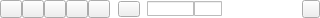
<?xml version="1.0" encoding="UTF-8"?>
<ui version="4.0">
 <class>ControlButtonsWidget</class>
 <widget class="QWidget" name="ControlButtonsWidget">
  <property name="geometry">
   <rect>
    <x>0</x>
    <y>0</y>
    <width>320</width>
    <height>18</height>
   </rect>
  </property>
  <property name="sizePolicy">
   <sizepolicy hsizetype="MinimumExpanding" vsizetype="Preferred">
    <horstretch>0</horstretch>
    <verstretch>0</verstretch>
   </sizepolicy>
  </property>
  <property name="minimumSize">
   <size>
    <width>222</width>
    <height>17</height>
   </size>
  </property>
  <property name="maximumSize">
   <size>
    <width>320</width>
    <height>18</height>
   </size>
  </property>
  <property name="palette">
   <palette>
    <active>
     <colorrole role="Window">
      <brush brushstyle="SolidPattern">
       <color alpha="0">
        <red>239</red>
        <green>240</green>
        <blue>241</blue>
       </color>
      </brush>
     </colorrole>
    </active>
    <inactive>
     <colorrole role="Window">
      <brush brushstyle="SolidPattern">
       <color alpha="0">
        <red>239</red>
        <green>240</green>
        <blue>241</blue>
       </color>
      </brush>
     </colorrole>
    </inactive>
    <disabled>
     <colorrole role="Base">
      <brush brushstyle="SolidPattern">
       <color alpha="0">
        <red>239</red>
        <green>240</green>
        <blue>241</blue>
       </color>
      </brush>
     </colorrole>
     <colorrole role="Window">
      <brush brushstyle="SolidPattern">
       <color alpha="0">
        <red>239</red>
        <green>240</green>
        <blue>241</blue>
       </color>
      </brush>
     </colorrole>
    </disabled>
   </palette>
  </property>
  <property name="windowTitle">
   <string>Form</string>
  </property>
  <layout class="QHBoxLayout" name="horizontalLayout">
   <property name="spacing">
    <number>0</number>
   </property>
   <property name="leftMargin">
    <number>0</number>
   </property>
   <property name="topMargin">
    <number>0</number>
   </property>
   <property name="rightMargin">
    <number>0</number>
   </property>
   <property name="bottomMargin">
    <number>0</number>
   </property>
   <item>
    <widget class="QWidget" name="playControlsContainer" native="true">
     <property name="minimumSize">
      <size>
       <width>222</width>
       <height>17</height>
      </size>
     </property>
     <property name="maximumSize">
      <size>
       <width>222</width>
       <height>18</height>
      </size>
     </property>
     <layout class="QHBoxLayout" name="horizontalLayout_2">
      <property name="spacing">
       <number>0</number>
      </property>
      <property name="leftMargin">
       <number>0</number>
      </property>
      <property name="topMargin">
       <number>0</number>
      </property>
      <property name="rightMargin">
       <number>0</number>
      </property>
      <property name="bottomMargin">
       <number>0</number>
      </property>
      <item>
       <widget class="QPushButton" name="backButton">
        <property name="minimumSize">
         <size>
          <width>22</width>
          <height>18</height>
         </size>
        </property>
        <property name="maximumSize">
         <size>
          <width>22</width>
          <height>18</height>
         </size>
        </property>
        <property name="styleSheet">
         <string notr="true">#backButton {
	background-color: transparent;
	border-image: url(:assets/prev.png);
	background: none;
	background-repeat: none;
}

#backButton:pressed {
	border-image: url(:assets/prev_p.png);
}</string>
        </property>
        <property name="text">
         <string/>
        </property>
       </widget>
      </item>
      <item>
       <widget class="QPushButton" name="playButton">
        <property name="minimumSize">
         <size>
          <width>22</width>
          <height>18</height>
         </size>
        </property>
        <property name="maximumSize">
         <size>
          <width>22</width>
          <height>18</height>
         </size>
        </property>
        <property name="styleSheet">
         <string notr="true">#playButton {
	background-color: transparent;
	border-image: url(:assets/play.png);
	background: none;
	background-repeat: none;
}

#playButton:pressed {
	border-image: url(:assets/play_p.png);
}</string>
        </property>
        <property name="text">
         <string/>
        </property>
       </widget>
      </item>
      <item>
       <widget class="QPushButton" name="pauseButton">
        <property name="minimumSize">
         <size>
          <width>22</width>
          <height>18</height>
         </size>
        </property>
        <property name="maximumSize">
         <size>
          <width>22</width>
          <height>18</height>
         </size>
        </property>
        <property name="styleSheet">
         <string notr="true">#pauseButton {
	background-color: transparent;
	border-image: url(:assets/pause.png);
	background: none;
	background-repeat: none;
}

#pauseButton:pressed {
	border-image: url(:assets/pause_p.png);
}</string>
        </property>
        <property name="text">
         <string/>
        </property>
       </widget>
      </item>
      <item>
       <widget class="QPushButton" name="stopButton">
        <property name="minimumSize">
         <size>
          <width>22</width>
          <height>18</height>
         </size>
        </property>
        <property name="maximumSize">
         <size>
          <width>22</width>
          <height>18</height>
         </size>
        </property>
        <property name="styleSheet">
         <string notr="true">#stopButton {
	background-color: transparent;
	border-image: url(:assets/stop.png);
	background: none;
	background-repeat: none;
}

#stopButton:pressed {
	border-image: url(:assets/stop_p.png);
}</string>
        </property>
        <property name="text">
         <string/>
        </property>
       </widget>
      </item>
      <item>
       <widget class="QPushButton" name="nextButton">
        <property name="minimumSize">
         <size>
          <width>22</width>
          <height>18</height>
         </size>
        </property>
        <property name="maximumSize">
         <size>
          <width>22</width>
          <height>18</height>
         </size>
        </property>
        <property name="styleSheet">
         <string notr="true">#nextButton {
	background-color: transparent;
	border-image: url(:assets/next.png);
	background: none;
	background-repeat: none;
}

#nextButton:pressed {
	border-image: url(:assets/next_p.png);
}</string>
        </property>
        <property name="text">
         <string/>
        </property>
       </widget>
      </item>
      <item>
       <spacer name="horizontalSpacer1">
        <property name="orientation">
         <enum>Qt::Horizontal</enum>
        </property>
        <property name="sizeType">
         <enum>QSizePolicy::MinimumExpanding</enum>
        </property>
        <property name="sizeHint" stdset="0">
         <size>
          <width>6</width>
          <height>1</height>
         </size>
        </property>
       </spacer>
      </item>
      <item>
       <widget class="QPushButton" name="openButton">
        <property name="minimumSize">
         <size>
          <width>22</width>
          <height>16</height>
         </size>
        </property>
        <property name="maximumSize">
         <size>
          <width>22</width>
          <height>16</height>
         </size>
        </property>
        <property name="styleSheet">
         <string notr="true">#openButton {
	background-color: transparent;
	border-image: url(:assets/open.png);
	background: none;
	background-repeat: none;
}

#openButton:pressed {
	border-image: url(:assets/open_p.png);
}</string>
        </property>
        <property name="text">
         <string/>
        </property>
       </widget>
      </item>
      <item>
       <spacer name="horizontalSpacer2">
        <property name="orientation">
         <enum>Qt::Horizontal</enum>
        </property>
        <property name="sizeType">
         <enum>QSizePolicy::MinimumExpanding</enum>
        </property>
        <property name="sizeHint" stdset="0">
         <size>
          <width>7</width>
          <height>1</height>
         </size>
        </property>
       </spacer>
      </item>
      <item>
       <widget class="QCheckBox" name="shuffleButton">
        <property name="minimumSize">
         <size>
          <width>47</width>
          <height>15</height>
         </size>
        </property>
        <property name="maximumSize">
         <size>
          <width>47</width>
          <height>15</height>
         </size>
        </property>
        <property name="styleSheet">
         <string notr="true">QCheckBox {
    spacing: 0px;
}

QCheckBox::indicator {
    width: 47px;
    height: 15px;
}

QCheckBox::indicator:unchecked {
    image: url(:assets/shuffle_off.png);
}

QCheckBox::indicator:unchecked:hover {
    image: url(:assets/shuffle_off.png);
}

QCheckBox::indicator:unchecked:pressed {
    image: url(:assets/shuffle_off_p.png);
}

QCheckBox::indicator:checked {
    image: url(:assets/shuffle_on.png);
}

QCheckBox::indicator:checked:hover {
    image: url(:assets/shuffle_on.png);
}

QCheckBox::indicator:checked:pressed {
    image: url(:assets/shuffle_on_p.png);
}

QCheckBox::indicator:indeterminate:hover {
    image:  url(:assets/shuffle_off.png);
}

QCheckBox::indicator:indeterminate:pressed {
    image:  url(:assets/shuffle_off_p.png);
}</string>
        </property>
        <property name="text">
         <string/>
        </property>
       </widget>
      </item>
      <item>
       <widget class="QCheckBox" name="repeatButton">
        <property name="minimumSize">
         <size>
          <width>28</width>
          <height>15</height>
         </size>
        </property>
        <property name="maximumSize">
         <size>
          <width>28</width>
          <height>15</height>
         </size>
        </property>
        <property name="styleSheet">
         <string notr="true">QCheckBox {
    spacing: 0px;
}

QCheckBox::indicator {
    width: 28px;
    height: 15px;
}

QCheckBox::indicator:unchecked {
    image: url(:assets/repeat_off.png);
}

QCheckBox::indicator:unchecked:hover {
    image: url(:assets/repeat_off.png);
}

QCheckBox::indicator:unchecked:pressed {
    image: url(:assets/repeat_off_p.png);
}

QCheckBox::indicator:checked {
    image: url(:assets/repeat_on.png);
}

QCheckBox::indicator:checked:hover {
    image: url(:assets/repeat_on.png);
}

QCheckBox::indicator:checked:pressed {
    image: url(:assets/repeat_on_p.png);
}

QCheckBox::indicator:indeterminate:hover {
    image:  url(:assets/repeat_off.png);
}

QCheckBox::indicator:indeterminate:pressed {
    image:  url(:assets/repeat_off_p.png);
}</string>
        </property>
        <property name="text">
         <string/>
        </property>
       </widget>
      </item>
     </layout>
    </widget>
   </item>
   <item>
    <spacer name="horizontalSpacer">
     <property name="orientation">
      <enum>Qt::Horizontal</enum>
     </property>
     <property name="sizeType">
      <enum>QSizePolicy::Expanding</enum>
     </property>
     <property name="sizeHint" stdset="0">
      <size>
       <width>40</width>
       <height>1</height>
      </size>
     </property>
    </spacer>
   </item>
   <item>
    <widget class="QPushButton" name="logoButton">
     <property name="minimumSize">
      <size>
       <width>18</width>
       <height>18</height>
      </size>
     </property>
     <property name="maximumSize">
      <size>
       <width>18</width>
       <height>18</height>
      </size>
     </property>
     <property name="styleSheet">
      <string notr="true">#logoButton {
	background-color: transparent;
	border-image: url(:assets/logoButton.png);
	background: none;
	background-repeat: none;
}

#logoButton:pressed {
	border-image: url(:assets/logoButton.png);
}</string>
     </property>
     <property name="text">
      <string/>
     </property>
    </widget>
   </item>
  </layout>
 </widget>
 <resources/>
 <connections/>
</ui>
